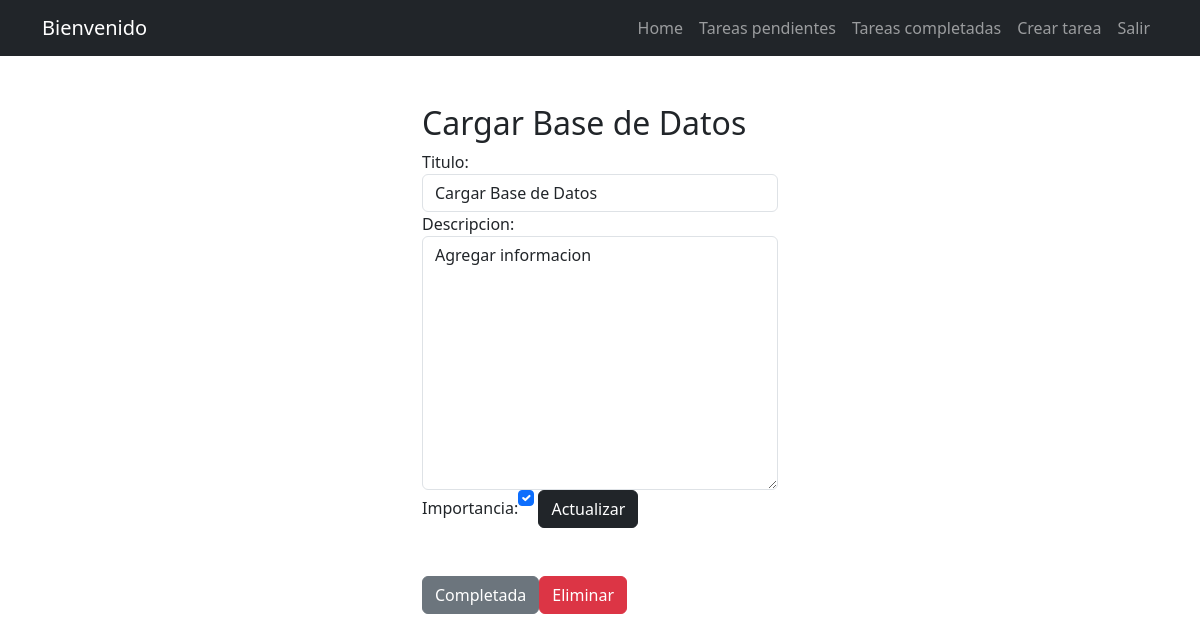
Screenshot of /tareas/7/ (signed in) with the database file from the repository.
### tareas/models.py (models this page shows, shortened)
class Tarea(models.Model):
    titulo = models.CharField(max_length=100)
    descripcion = models.TextField(blank=True)
    fecha_creacion = models.DateTimeField(auto_now_add=True)
    dia_completada = models.DateTimeField(null=True)
    importancia = models.BooleanField(default=False)
    usuario = models.ForeignKey(User, on_delete=models.CASCADE)

### tareas/views.py (the view, shortened to what this page needs)
# urls.py: path('tareas/<int:tarea_id>/', views.tarea_detalle, name='tarea_detalle'),
@login_required
def tarea_detalle(request, tarea_id):
    if request.method == 'GET':
        task = get_object_or_404(Tarea, pk=tarea_id, usuario=request.user)
        form = tareaForm(instance=task)
        return render (request, 'tarea_detalle.html',{
            'tarea': task,
            'form': form
        })

### tareas/forms.py
class tareaForm(forms.ModelForm):
    class Meta:
        model = Tarea
        fields = ['titulo', 'descripcion','importancia']
        widgets = {
            'titulo': forms.TextInput(attrs={'class': 'form-control', 'placeholder': 'Escribe un titulo'}),
            'descripcion': forms.Textarea(attrs={'class': 'form-control', 'placeholder': 'Escribe una descripcion'}),
            'importancia': forms.CheckboxInput(attrs={'class': 'form-check-input m-auto' }),
        }

### tareas/templates/tarea_detalle.html (shortened to what this page needs)
{% extends 'base.html' %}
{% block content %}
<main class="container">
    <div class="row">
        <div class="col-md-4 offset-md-4 mt-5">
            <h2>{{tarea.titulo}}</h2>
            <form method="POST">
                {{form}}
                <button class="btn btn-dark">
                    Actualizar
                </button>
            </form>
            <div class="mt-5 d-flex">
                <form action="{% url 'completada' tarea.id %}" method="POST">
                    <button class="btn btn-secondary">
                        Completada
                    </button>
                </form>
                <form action="{% url 'eliminar' tarea.id %}" method="POST">
                    <button class="btn btn-danger">
                        Eliminar
                    </button>
                </form>
            </div>
        </div>
    </div>
</main>
{% endblock %}

### rows the page displays
Tarea: titulo "Cargar Base de Datos", descripcion "Agregar informacion", importancia "☑"
